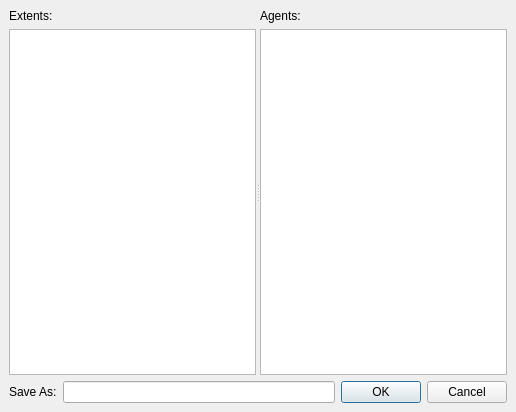
<ui version="4.0" >
 <author></author>
 <comment></comment>
 <exportmacro></exportmacro>
 <class>ASaveAsAgentDialogClass</class>
 <widget class="QDialog" name="ASaveAsAgentDialogClass" >
  <property name="geometry" >
   <rect>
    <x>0</x>
    <y>0</y>
    <width>516</width>
    <height>412</height>
   </rect>
  </property>
  <property name="windowTitle" >
   <string>Dialog</string>
  </property>
  <layout class="QGridLayout" >
   <property name="margin" >
    <number>9</number>
   </property>
   <property name="spacing" >
    <number>6</number>
   </property>
   <item row="0" column="0" >
    <widget class="QSplitter" name="" >
     <property name="orientation" >
      <enum>Qt::Horizontal</enum>
     </property>
     <widget class="QWidget" name="" >
      <layout class="QVBoxLayout" >
       <property name="margin" >
        <number>0</number>
       </property>
       <property name="spacing" >
        <number>6</number>
       </property>
       <item>
        <widget class="QLabel" name="upExtentsLabel" >
         <property name="sizePolicy" >
          <sizepolicy>
           <hsizetype>0</hsizetype>
           <vsizetype>0</vsizetype>
           <horstretch>0</horstretch>
           <verstretch>0</verstretch>
          </sizepolicy>
         </property>
         <property name="text" >
          <string>Extents:</string>
         </property>
         <property name="buddy" >
          <cstring>upExtentsListView</cstring>
         </property>
        </widget>
       </item>
       <item>
        <widget class="QListView" name="upExtentsListView" />
       </item>
      </layout>
     </widget>
     <widget class="QWidget" name="" >
      <layout class="QVBoxLayout" >
       <property name="margin" >
        <number>0</number>
       </property>
       <property name="spacing" >
        <number>6</number>
       </property>
       <item>
        <widget class="QLabel" name="upAgentsLabel" >
         <property name="text" >
          <string>Agents:</string>
         </property>
         <property name="buddy" >
          <cstring>upAgentsListView</cstring>
         </property>
        </widget>
       </item>
       <item>
        <widget class="QListView" name="upAgentsListView" />
       </item>
      </layout>
     </widget>
    </widget>
   </item>
   <item row="1" column="0" >
    <layout class="QHBoxLayout" >
     <property name="margin" >
      <number>0</number>
     </property>
     <property name="spacing" >
      <number>6</number>
     </property>
     <item>
      <widget class="QLabel" name="upSaveAsLabel" >
       <property name="text" >
        <string>Save As:</string>
       </property>
       <property name="buddy" >
        <cstring>upAgentLineEdit</cstring>
       </property>
      </widget>
     </item>
     <item>
      <widget class="QLineEdit" name="upAgentLineEdit" />
     </item>
     <item>
      <widget class="QPushButton" name="upOkButton" >
       <property name="sizePolicy" >
        <sizepolicy>
         <hsizetype>0</hsizetype>
         <vsizetype>0</vsizetype>
         <horstretch>0</horstretch>
         <verstretch>0</verstretch>
        </sizepolicy>
       </property>
       <property name="text" >
        <string>OK</string>
       </property>
      </widget>
     </item>
     <item>
      <widget class="QPushButton" name="upCancelButton" >
       <property name="sizePolicy" >
        <sizepolicy>
         <hsizetype>0</hsizetype>
         <vsizetype>0</vsizetype>
         <horstretch>0</horstretch>
         <verstretch>0</verstretch>
        </sizepolicy>
       </property>
       <property name="text" >
        <string>Cancel</string>
       </property>
      </widget>
     </item>
    </layout>
   </item>
  </layout>
 </widget>
 <pixmapfunction></pixmapfunction>
 <resources/>
 <connections>
  <connection>
   <sender>upOkButton</sender>
   <signal>clicked()</signal>
   <receiver>ASaveAsAgentDialogClass</receiver>
   <slot>accept()</slot>
   <hints>
    <hint type="sourcelabel" >
     <x>278</x>
     <y>253</y>
    </hint>
    <hint type="destinationlabel" >
     <x>96</x>
     <y>254</y>
    </hint>
   </hints>
  </connection>
  <connection>
   <sender>upCancelButton</sender>
   <signal>clicked()</signal>
   <receiver>ASaveAsAgentDialogClass</receiver>
   <slot>reject()</slot>
   <hints>
    <hint type="sourcelabel" >
     <x>369</x>
     <y>253</y>
    </hint>
    <hint type="destinationlabel" >
     <x>179</x>
     <y>282</y>
    </hint>
   </hints>
  </connection>
 </connections>
</ui>
